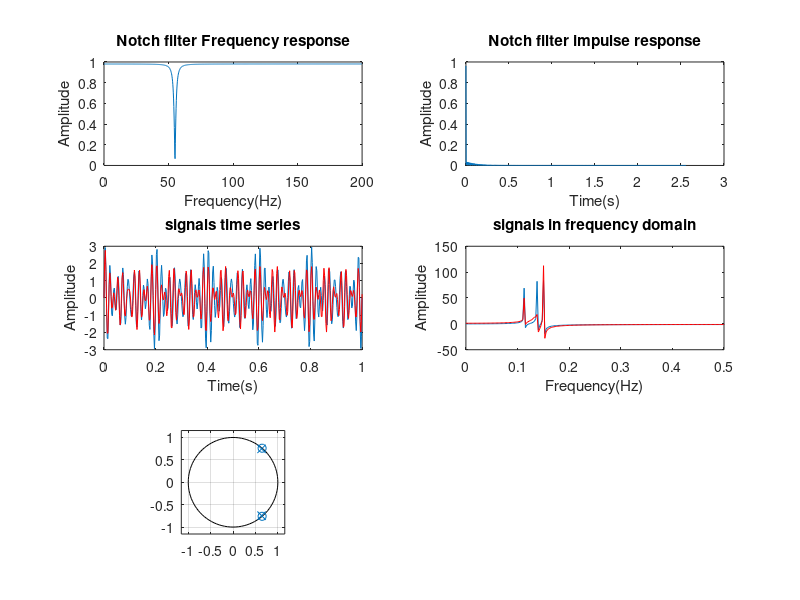

Reproduce this figure in MATLAB.
figure;
sr = 400 %sampling rate /sec
t = linspace(0,1,sr);
x = sin(2*pi*45*t)+sin(2*pi*55*t)+sin(2*pi*60*t);% construct the signal
z1=1.02*exp(i*2*pi*55/sr);
cz1=conj(z1);
z0=1.0005*exp(i*2*pi*55/sr);
cz0=conj(z0);
%zplane(z0,z1);
B=[z0*cz0 -(z0+cz0) 1];
A=[z1*cz1 -(z1+cz1) 1];
[H1,F1]=freqz(B,A,1024,sr);
[H2,F2]=impz(B,A,1024,sr);
%plot(F2,abs(H2));
y=filter(B,A,x);
%plot(t,fft(x),t,fft(y1),'r')
%xlim([0 0.5]);



subplot(3,2,1);                   
[H1,F1]=freqz(B,A,1024,sr);
plot(F1,abs(H1));
xlabel('Frequency(Hz)');
ylabel('Amplitude');
title('Notch filter Frequency response');


subplot(3,2,2);                  
[H2,F2]=impz(B,A,1024,sr);
plot(F2,abs(H2));
xlabel('Time(s)');
ylabel('Amplitude');
title('Notch filter impulse response');


subplot(3,2,3);                  
y = filter(B,A,x);
plot(t,x,t,y,'r');
xlabel('Time(s)');
ylabel('Amplitude');
title('signals time series');

subplot(3,2,4);                  
plot(t,fft(x),t,fft(y),'r','markersize',2);
xlim([0 0.5]);
xlabel('Frequency(Hz)');
ylabel('Amplitude');
title('signals in frequency domain');

subplot(3,2,5);                  
xlabel('Real part');
ylabel('imaginary');
title('zeros and poles');
zplane(roots(B),roots(A));

